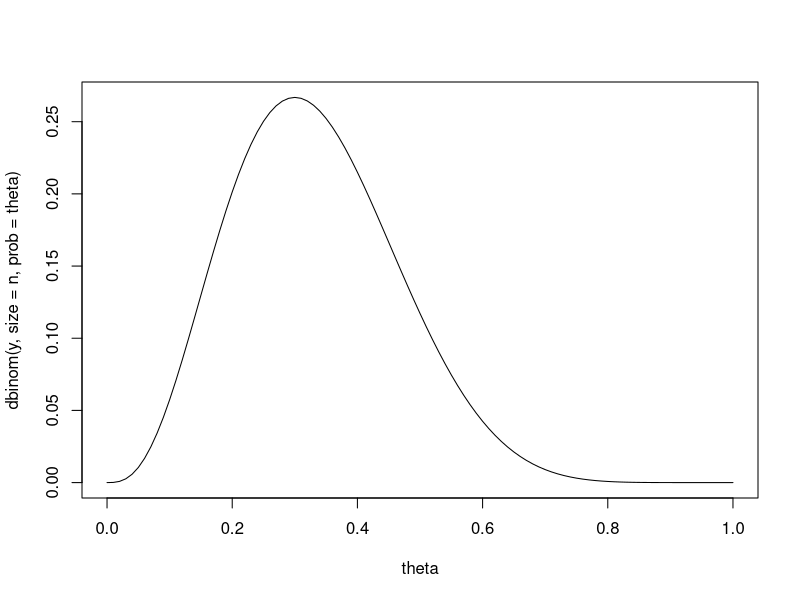
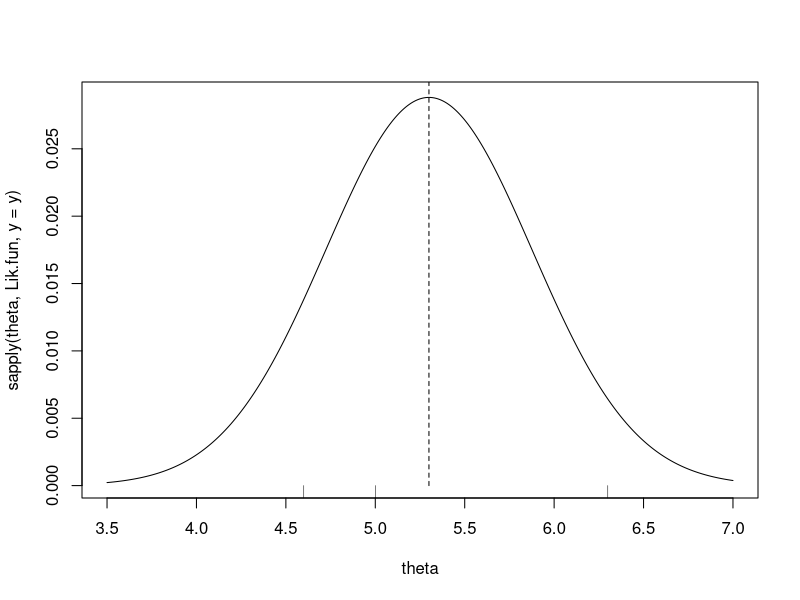
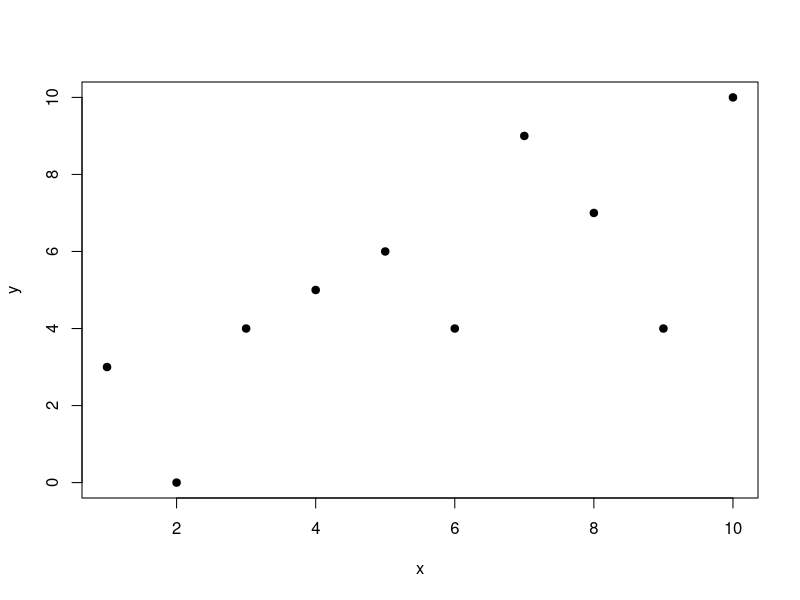
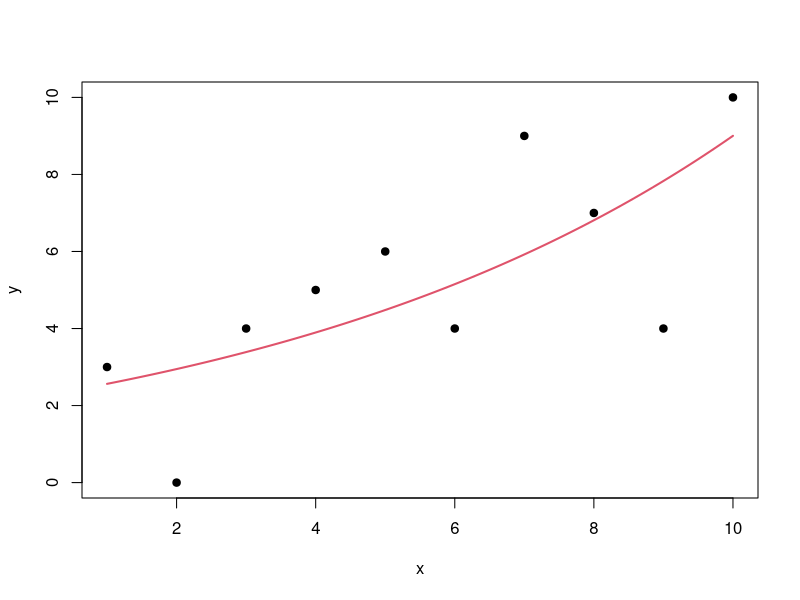
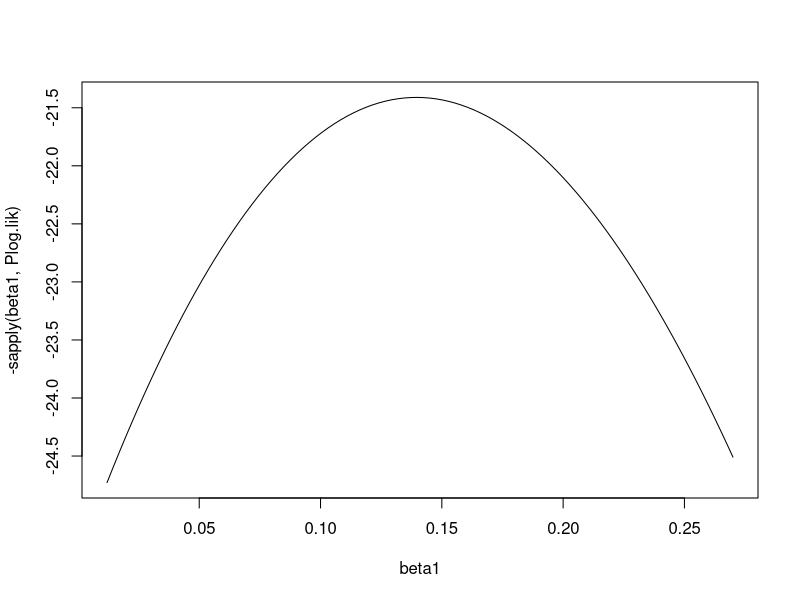
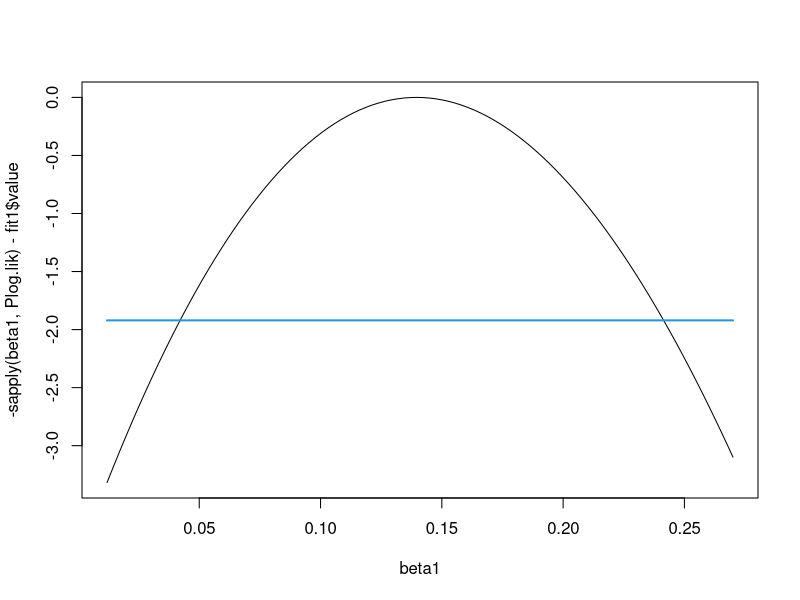

Generate these figures, in order, with R:
##################################################
# Example Binomial
rm(list=ls())
n <- 10; y <- 3
theta <- seq(0,1,by=0.01)
plot(theta,dbinom(y,size=n,prob=theta),type="l")

# Likelihood function
Lik.fun <- function(theta,y,n){
    dbinom(y,size=n,prob=theta)}

# Optimize likelihood function (in general not recommented)
optimize(Lik.fun,c(0,1),y=y,n=n,maximum=TRUE)

# log-Likelihood function
logLik.fun <- function(theta,y,n){
  dbinom(y,size=n,prob=theta,log=TRUE)}

optimize(logLik.fun,c(0,1),y=y,n=n,maximum=TRUE)




##################################################
# Example: Normal
##################################################
y <- c(4.6,6.3,5)

Lik.fun <- function(theta,y){
    prod(dnorm(y,mean=theta,sd=1))
}

optimize(Lik.fun,c(-10,10),y=y,
         maximum=TRUE)



theta <- seq(3.5,7,by=0.01)
plot(theta,sapply(theta,Lik.fun,y=y),type="l")
lines(c(1,1)*mean(y),c(0,0.1),lty=2)
rug(y)

# Numerical derivatives (you will need this package)
library(numDeriv)

# log likelihood
ll.fun <- function(theta,y){
    sum(dnorm(y,mean=theta,sd=1,log=TRUE))
}

# Observed Information
-hessian(ll.fun,5.3,y=y)


##################################################
# Estimate both mean and var
ll.fun2 <- function(theta,y){
     -sum(dnorm(y,mean=theta[1],sd=sqrt(theta[2]),log=TRUE))
}



nlminb(c(0,1),ll.fun2,y=y)

# Invariance
ll.fun2 <- function(theta,y){
     -sum(dnorm(y,mean=theta[1],sd=exp(0.5*theta[2]),log=TRUE))
}


OPt <- nlminb(c(0,1),ll.fun2,y=y)
OPt$par
exp(OPt$par[2])
hessian(ll.fun2,OPt$par,y=y)
# Note independence between sigma and mu


##################################################
## Invariance
(fit1 <- glm(cbind(3,7)~1,family=binomial)) 
coef(fit1)
1/(1+exp(-coef(fit1)))

summary(fit1)

##################################################
# Example Poisson regression
##################################################

### Data
x <- 1:10
y <- c(3, 0, 4, 5, 6, 4, 9, 7, 4, 10)
plot(x,y,pch=19)

#### Likelihood poisson
log.lik1 <- function(th) {
    sum(dpois(y, exp(th[1]+th[2] * x ), log = TRUE))
}

#### Find MLE and hessian
fit1 <- optim(par = c(0, 0), fn = log.lik1, hessian = TRUE,
              control=list(fnscale=-1))
fit1

# Wald statistics and and parameter s.e.
se <- sqrt(diag(solve(-fit1$hessian))) 
Z <- fit1$par/se
pv <- 2 * (1 - pnorm(abs(Z)))
round(cbind(Par=fit1$par, se, Z, pv), digits=5)

# Directly in R
fit.glm <- glm(y ~ x, family = poisson)
summary(fit.glm)

# plot it..
plot(x,y,pch=19,cex=1)
curve(exp(fit1$par[1]+fit1$par[2] * x),add=TRUE,col=2,lwd=2)

##################################################
## test
log.lik2 <- function(th) {
    sum(dpois(y, exp(th[1]), log = TRUE))
}

#### Find MLE and hessian
fit2 <- optim(par = c(0), fn = log.lik2, hessian = TRUE,
              control=list(fnscale=-1))
fit2

## Deviance
D <- 2*(fit1$value - fit2$value)
D

## p-value
1-pchisq(D,df=1)

## Directly in R
fit2.glm <- glm(y ~ 1, family = poisson)
anova(fit2.glm,fit.glm,test="Chisq")


################################################################
## Profile likelihood
################################################################

#### Poisson regression example
Plog.lik <- function(beta1) {
    fun.tmp <- function(beta0,beta1){
        -sum(dpois(y, exp(beta0+beta1 * x ), log = TRUE))
    }
    optimize(fun.tmp,c(-10,10),beta1=beta1)$objective   
}

## Plot profile log likelihood
confint(fit.glm,level=0.99) ## Note 99% CI
beta1 <- seq(0.012,0.27,length=100)
plot(beta1,-sapply(beta1,Plog.lik),type="l")

## subtract mle
plot(beta1,-sapply(beta1,Plog.lik)-fit1$value,type="l")
lines(range(beta1),-0.5*qchisq(0.95,df=1)*c(1,1), col=4, lwd=2)
confint(fit.glm) ## 95% CI
##################################################
# End.......
##################################################
